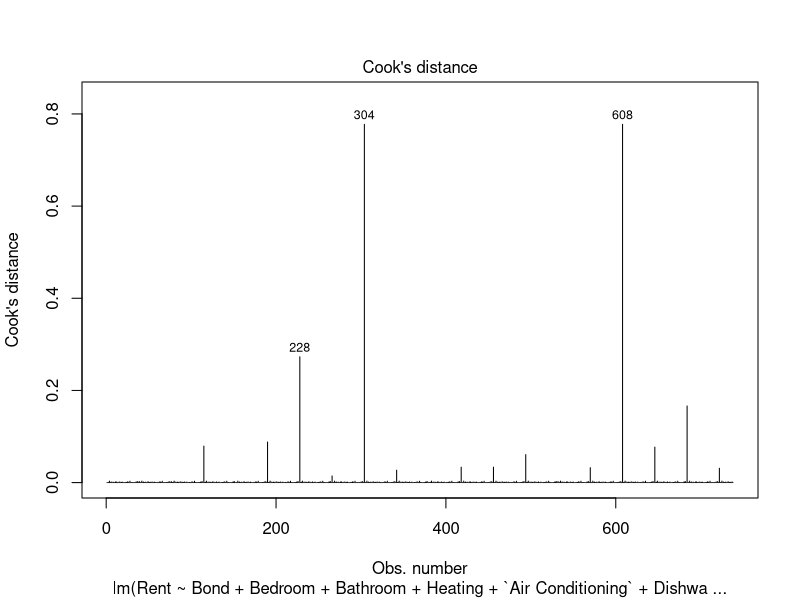

Recreate this plot in R.
library(tidyverse)
library(MASS)

df <- read_csv("Apartments_c.csv")

model <- lm(Rent ~ ., data = df)
smodel <- stepAIC(model, direction = "both", trace = FALSE)

plot(smodel, which = 4)
cooksd <- cooks.distance(smodel)
influential <- as.numeric(names(cooksd) [cooksd > 0.01])
influential <- influential[!is.na(influential)]

new_df <- df[-influential,]
nmodel <- lm(Rent ~ ., data = new_df)
nsmodel <- stepAIC(nmodel, direction = "both", trace = FALSE)

write.csv(new_df,"Apartments_o.csv", row.names = TRUE)
(final.model <- summary(nsmodel))
